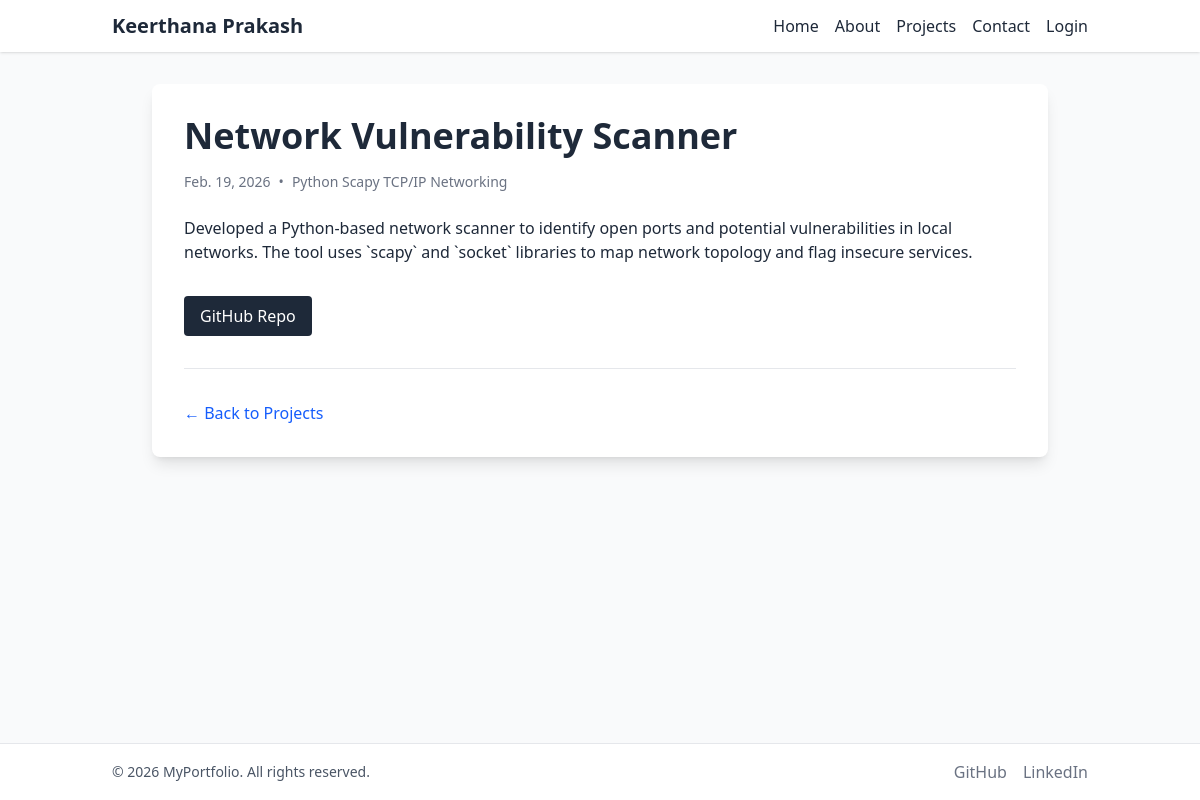
The app's page /projects/network-vulnerability-scanner/ with its own data.
### projects_app/models.py (models this page shows, shortened)
class Project(models.Model):
    title = models.CharField(max_length=200)
    description = models.TextField()
    tech_stack = models.CharField(max_length=255, help_text="e.g. Django, React, PostgreSQL")
    github_link = models.URLField(blank=True, null=True)
    live_link = models.URLField(blank=True, null=True)
    created_date = models.DateField(auto_now_add=True)
    slug = models.SlugField(unique=True, blank=True)
    image = models.ImageField(upload_to='projects/', blank=True, null=True)
    class Meta:
        ordering = ['-created_date']

### projects_app/views.py (the view)
# urls.py: path('<slug:slug>/', views.project_detail, name='project_detail'),
def project_detail(request, slug):
    project = get_object_or_404(Project, slug=slug)
    return render(request, 'projects_app/project_detail.html', {'project': project})

### templates/projects_app/project_detail.html (shortened to what this page needs)
{% extends 'base.html' %}
{% block content %}
<div class="max-w-4xl mx-auto bg-white rounded-lg shadow-lg overflow-hidden">
    <div class="p-8">
        <h1 class="text-4xl font-bold mb-4">{{ project.title }}</h1>
        <div class="flex items-center text-sm text-gray-500 mb-6">
            <span>{{ project.created_date }}</span>
            <span class="mx-2">•</span>
            <span>{{ project.tech_stack }}</span>
        </div>
        <div class="prose max-w-none text-gray-800 mb-8">
            {{ project.description|linebreaks }}
        </div>
        <div class="flex space-x-4">
            {% if project.github_link %}
            <a href="{{ project.github_link }}" target="_blank"
                class="flex items-center px-4 py-2 bg-gray-800 text-white rounded hover:bg-gray-700">
                GitHub Repo
            </a>
            {% endif %}
        </div>
        <div class="mt-8 pt-8 border-t border-gray-200 flex justify-between items-center">
            <a href="{% url 'project_list' %}" class="text-blue-600 hover:underline">&larr; Back to Projects</a>
        </div>
    </div>
</div>
{% endblock %}

### records on screen
Project: title "Network Vulnerability Scanner", created_date "Feb. 19, 2026", tech_stack "Python Scapy TCP/IP Networking", description "Developed a Python-based network scanner to identify open ports and potential vulnerabilities in local networks. The tool uses `scapy` and `socket` libraries to map network topology and flag insecure services."
